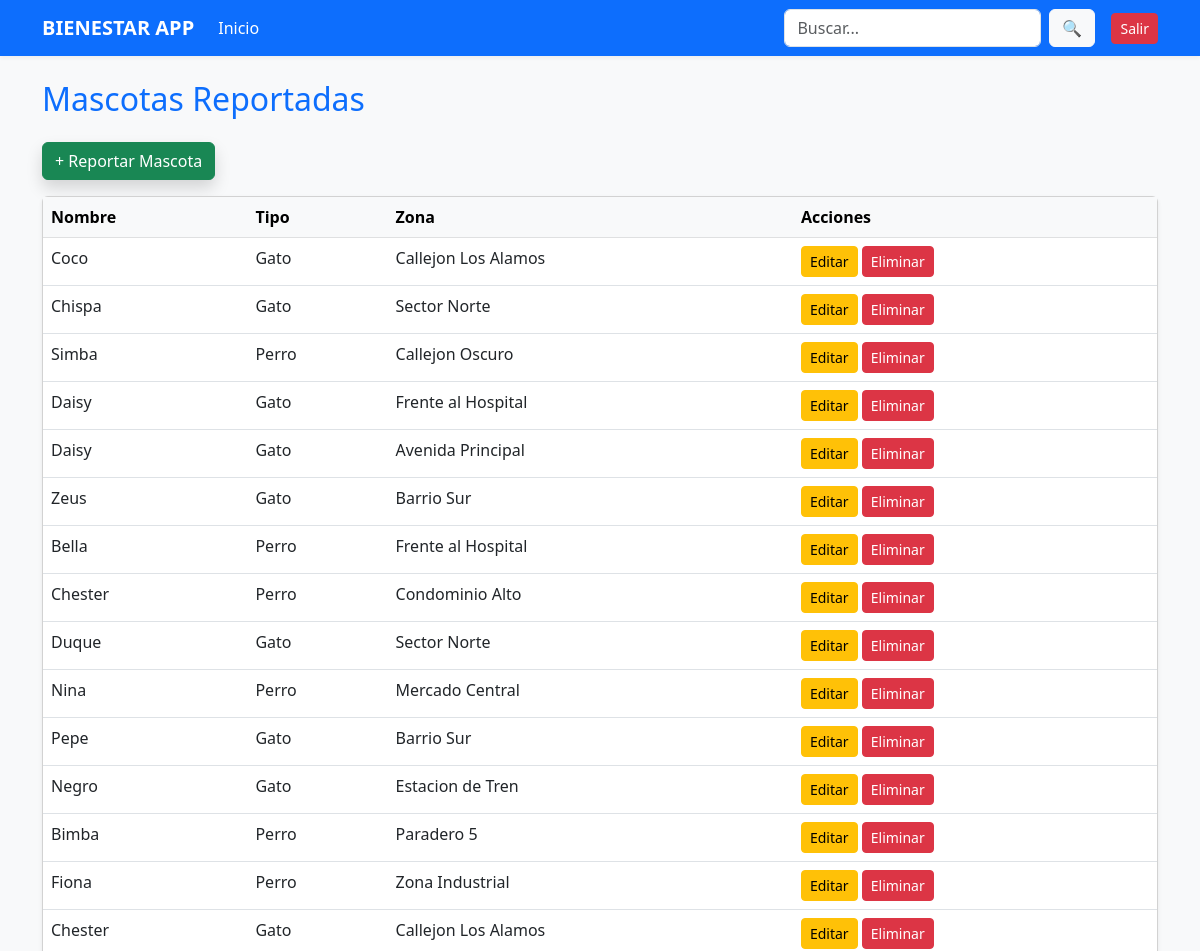
Before: / (signed in, upper part) with the older database file.
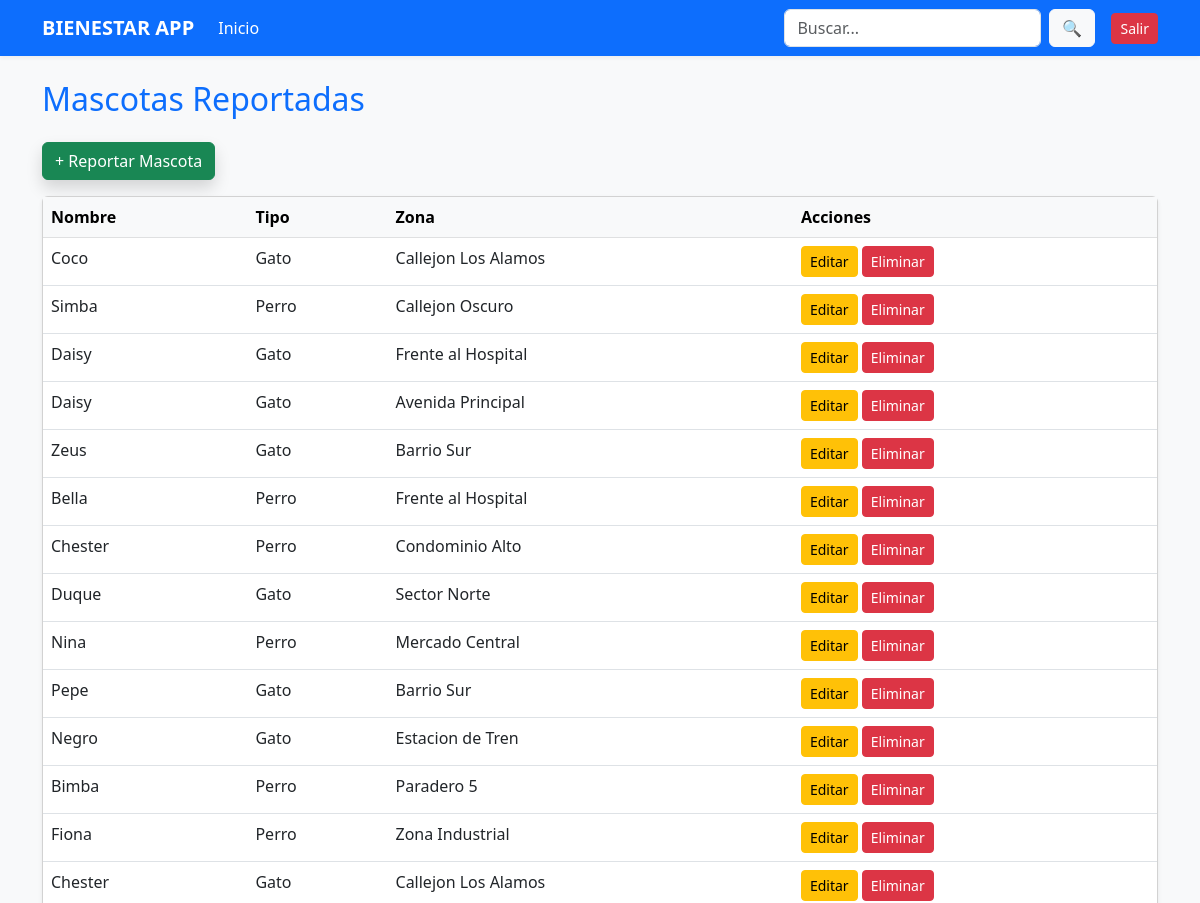
After: the same page with the newer database file.
### core/models.py (models this page shows, shortened)
class Mascota(models.Model):
    TIPO_CHOICES = [('Perro', 'Perro'), ('Gato', 'Gato')]
    nombre = models.CharField(max_length=100)
    tipo = models.CharField(max_length=10, choices=TIPO_CHOICES)
    descripcion = models.TextField()
    zona = models.CharField(max_length=100)
    fecha_reporte = models.DateTimeField(auto_now_add=True) #campos delformulario de creacion

### core/views.py (the view)
# urls.py: path('', views.lista_mascotas, name='lista_mascotas'),
@login_required
def lista_mascotas(request):
    mascotas = Mascota.objects.all().order_by('-fecha_reporte')
    return render(request, 'lista.html', {'mascotas': mascotas}) #pagina principal lista

### core/templates/lista.html
{% extends 'base.html' %}
{% block content %}
<h2 class="mb-4 text-primary">Mascotas Reportadas</h2>
<a href="{% url 'crear_mascota' %}" class="btn btn-success mb-3 shadow">+ Reportar Mascota</a>
<div class="card shadow-sm">
    <div class="card-body p-0">
        <table class="table table-hover mb-0">
            <thead class="table-light">
                <tr><th>Nombre</th><th>Tipo</th><th>Zona</th><th>Acciones</th></tr>
            </thead>
            <tbody>
                {% for m in mascotas %}
                <tr>
                    <td>{{ m.nombre }}</td>
                    <td>{{ m.tipo }}</td>
                    <td>{{ m.zona }}</td>
                    <td>
                        <a href="{% url 'editar_mascota' m.id %}" class="btn btn-sm btn-warning">Editar</a>
                        <a href="{% url 'eliminar_mascota' m.id %}" class="btn btn-sm btn-danger" onclick="return confirm('¿Estas seguro de eliminar a {{ m.nombre }}? Esta accion no se puede deshacer.')">Eliminar</a>
                    </td>
                </tr>
                {% empty %}
                <tr><td colspan="4" class="text-center py-4">No hay mascotas registradas</td></tr>
                {% endfor %}
            </tbody>
        </table>
    </div>
</div>
{% endblock %}

Changed rows visible on the page:
removed Mascota: nombre "Chispa", tipo "Gato", zona "Sector Norte"
